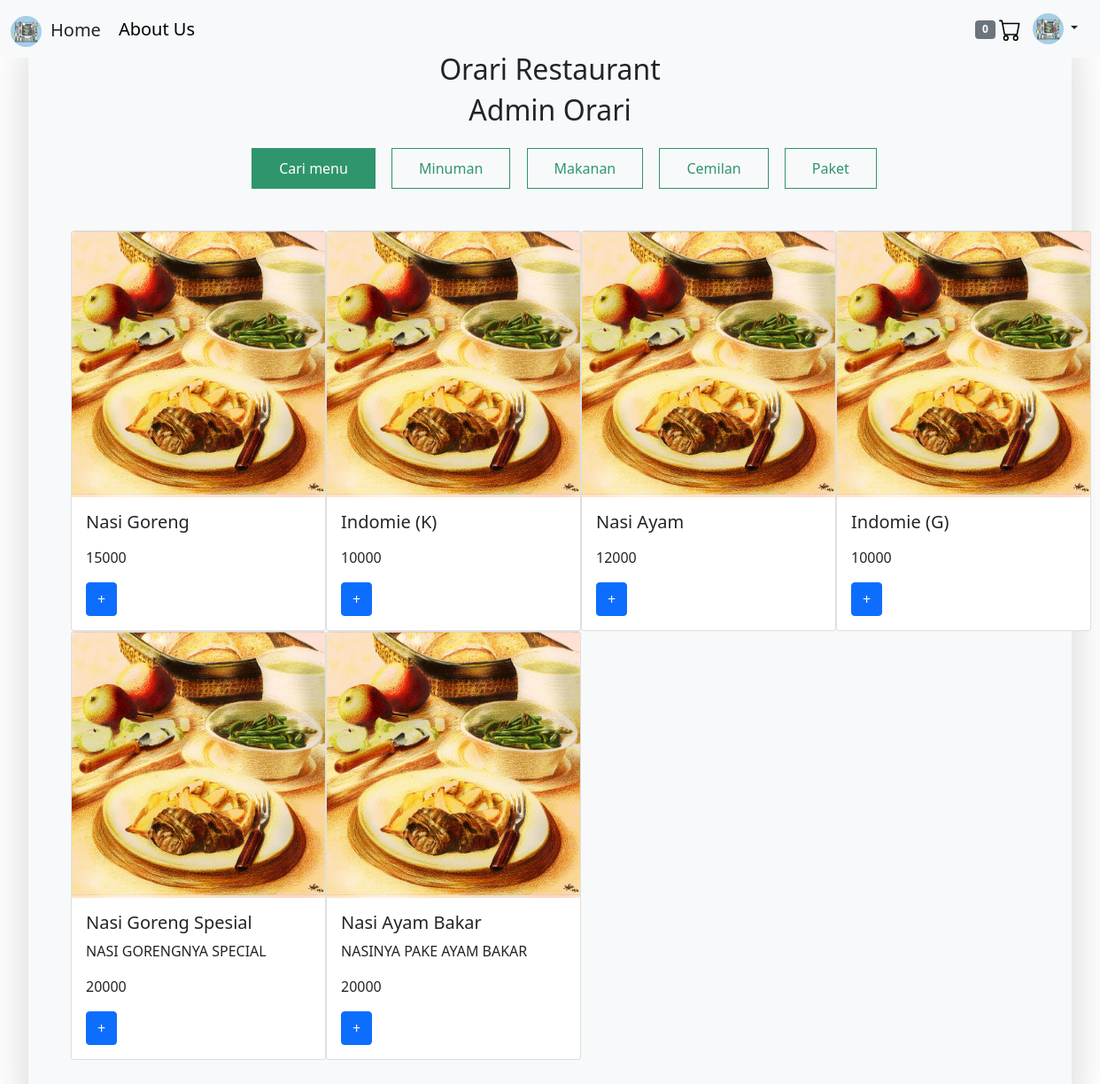
Screenshot of /halamancarimenu.php (signed in) with the database file from the repository.
### tables this page shows
CREATE TABLE `menu` (
  `id_menu` int(11) NOT NULL,
  `nama_menu` varchar(30) NOT NULL,
  `gambar` varchar(30) NOT NULL,
  `info_menu` text NOT NULL,
  `harga` int(10) NOT NULL,
  `kategori` int(1) NOT NULL,
  `ketersidiaan` int(5) NOT NULL
);

### functiontampilmakanan.php (the view)
<?php
$query = "SELECT * FROM menu WHERE kategori = 1 ";
$hasil = mysqli_query($koneksi, $query);
$banyakdata = 0;
foreach ($hasil as $data){
  if($banyakdata%4 == 0){
    echo "</tr>";
  }
  if($banyakdata % 4 == 0){
    echo "<tr>
    <td>
      <div class='card' style='width: 18rem;'>
        <img src='img/menu_makanan.jpg' class='card-img-top' alt='img/menu_makanan.jpg'>
        <div class='card-body'>
          <h5 class='card-title'>$data[nama_menu]</h5>
          <p class='card-text'>$data[info_menu]</p>
          <p class='card-text'>$data[harga]</p>
          <form action='' method='get'>
            <input type='text' value='$data[id_menu]' hidden name='id_pesanan_baru'>
            <button class='btn btn-primary' type='submit' name='addMakanan'>+</button>
          </form>
        </div>
      </div>
    </td>
    <td>";
    $banyakdata++;
  }elseif($banyakdata % 4 != 0){
    echo "
    <td>
      <div class='card' style='width: 18rem;'>
        <img src='img/menu_makanan.jpg' class='card-img-top' alt='img/menu_makanan.jpg'>
        <div class='card-body'>
          <h5 class='card-title'>$data[nama_menu]</h5>
          <p class='card-text'>$data[info_menu]</p>
          <p class='card-text'>$data[harga]</p>
          <form action='' method='get'>
            <input type='text' value='$data[id_menu]' hidden name='id_pesanan_baru'>
            <button class='btn btn-primary' type='submit' name='addMakanan'>+</button>
          </form>
        </div>
      </div>
    </td>
    <td>";
    $banyakdata++;
  }
}
echo "</tr>"
?>

### halamancarimenu.php (shortened to what this page needs)
<!DOCTYPE html>
<html lang="en" dir="ltr">
  <head>
    <link href="https://cdn.jsdelivr.net/npm/bootstrap@5.0.2/dist/css/bootstrap.min.css" rel="stylesheet">
    <link rel="stylesheet" href="https://cdn.jsdelivr.net/npm/bootstrap-icons@1.7.0/font/bootstrap-icons.css">
    <link rel="stylesheet" href="css/cafee.css">
    <link href = "css/halmakanan.css" rel = "stylesheet">
  </head>
  <body>
    <?php include("includes/koneksi.php"); include("includes/logincheck.php"); ?>
    <?php include('temp_navbar.php'); ?>
    <div class="jumbotron p-3 h-100" style="height: 750px;">
      <div class="jumbotron p-3 h-100" style="height: 750px;">
        <div class="jumbotron bg-light shadow-lg mx-auto p-5">
          <div class="mx-auto text-center pt-1 mb-3" style="margin-top:-25px;">
            <h2 class="text-dark">Orari Restaurant</h2>
            <h2 class="text-dark"> <?php include('functiontampilnomeja.php') ?> </h2>
          </div>
          <div class="tm-paging-links">
            <nav>
              <ul>
                <li class="tm-paging-item"><a href="halamancarimenu.php" class="tm-paging-link active">Cari menu</a></li>
                <li class="tm-paging-item"><a href="halamanminuman.php" class="tm-paging-link ">Minuman</a></li>
                <li class="tm-paging-item"><a href="halamanmakanan.php" class="tm-paging-link">Makanan</a></li>
                <li class="tm-paging-item"><a href="halamancemilan.php" class="tm-paging-link">Cemilan</a></li>
                <li class="tm-paging-item"><a href="halamanpaket.php" class="tm-paging-link">Paket</a></li>
              </ul>
            </nav>
          </div>
          <table>
            <tbody>
              <?php include('functiontampilmakanan.php'); ?>
            </tbody>
          </table>
        </div>
      </div>
    </div>
  </body>
</html>

### temp_navbar.php (shortened to what this page needs)
<link rel="stylesheet" href="css/sidebar.css">
<link rel="stylesheet" href="css/navbar.css">
<link href="https://cdn.jsdelivr.net/npm/bootstrap@5.1.2/dist/css/bootstrap.min.css" rel="stylesheet">
<nav class="navbar navbar-expand-lg navbar-light bg-light fixed-top">
  <div class="container-fluid">
  <a href="halamanmakanan.php" class="link-dark" class="fs-4" style="text-decoration: none; font-size: 20px; margin-top: 6px; margin-right: 10px" ><img src="img/img1.png" alt="" width="35" height="35" style ="margin-right: 10px" class="rounded-circle">Home</a>
    <div class="collapse navbar-collapse" id="navbarSupportedContent">
      <ul class="navbar-nav me-auto mb-2 mb-lg-0">
        <li class="nav-item">
            <a class="aboutus.php" style ="text-decoration: none; font-size: 20px; margin-top: 6px; margin-left: 10px; color: black" href="aboutus.php" class="fs-4" >About Us</a>
        </li>
      </ul>
      <div style ="margin-top: ">
        <span class="badge bg-secondary">
          <?php
          if(isset($_SESSION['keranjang'])){
            $count = count($_SESSION['keranjang']);
            echo $count;
          }else{
            echo 0;
          }
          ?>
        </span>
        <a href="halpesanan.php">
        </a>
      </div>
      <div class="dropdown">
          <button class="btn btn-white dropdown-toggle" type="button" id="dropdownMenuButton1" data-bs-toggle="dropdown" aria-expanded="false">
          <a href="aboutus.php"><img src="img/img1.png" alt="" width="35" height="35" style ="margin-right: " class="rounded-circle"></a>
          </button>
      </div>
    </div>
  </div>
</nav>

### functiontampilnomeja.php
<?php
if(!empty($_SESSION['nama'])){
    echo $_SESSION['nama'];
}elseif(!empty($_SESSION['meja'])){
    echo "MEJA : ";echo $_SESSION['meja'];
}
?>

### css/halmakanan.css (style rules this page uses)
.tm-paging-links { text-align: center; margin-bottom: 40px; }
.tm-paging-item { list-style: none; display: inline-block; border: 1px solid #2F956D; margin: 7px; }
.tm-paging-link { padding: 10px 30px; display: flex; align-items: center; justify-content: center; text-decoration: none; color: #2F956D; background-color: transparent; }
.tm-paging-link.active, .tm-paging-link:hover { background-color: #2F956D; color: white; }

### css/sidebar.css (style rules this page uses)
body { font-family: 'roboto',sans-serif; }
* { margin: 0; padding: 0; list-style: none; text-decoration: none; }

### rows the page displays
menu: nama_menu "Nasi Goreng", harga "15000"
menu: nama_menu "Indomie (K)", harga "10000"
menu: nama_menu "Nasi Ayam", harga "12000"
menu: nama_menu "Indomie (G)", harga "10000"
menu: nama_menu "Nasi Goreng Spesial", info_menu "NASI GORENGNYA SPECIAL", harga "20000"
menu: nama_menu "Nasi Ayam Bakar", info_menu "NASINYA PAKE AYAM BAKAR", harga "20000"

### other values shown
$_SESSION['nama'] "Admin Orari"
